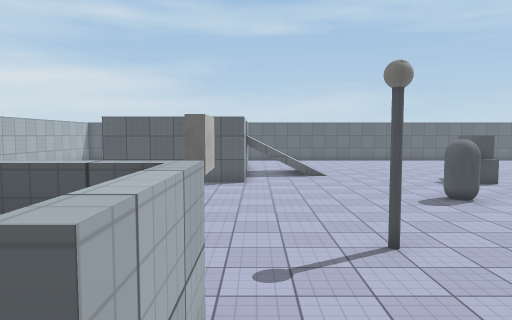
[1] (above)

24 first-person views from a walk through a Unity game level. The camera is 1.3 m above the floor, tilts 4° down and sees 70° across. The floor is counted in squares, 1 m on a side. Each view is taken from the middle of a square. On the plan, view 1 faces up. The plan holds only what a view shows up to about 15 squares ahead; the rest is blank. The place goes on beyond the plan. The player is left out. Surface patterns are stand-ins for the level's own textures.

[2]
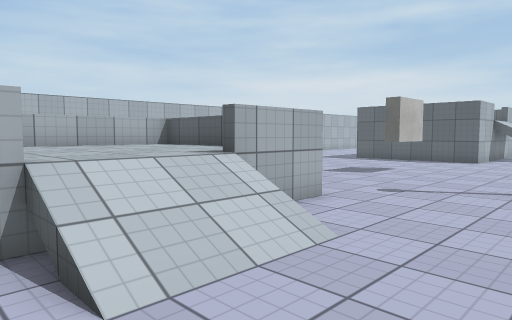

[3]
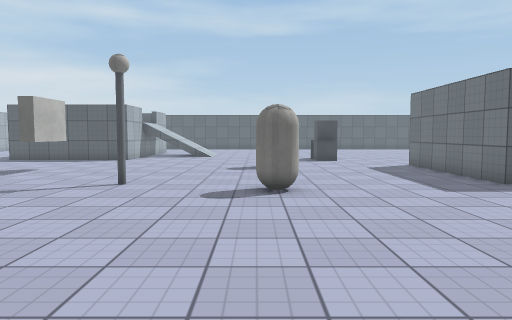

[4]
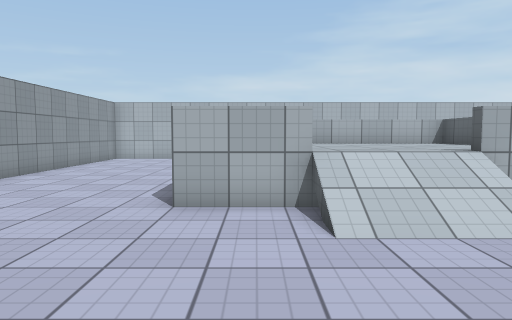

[5]
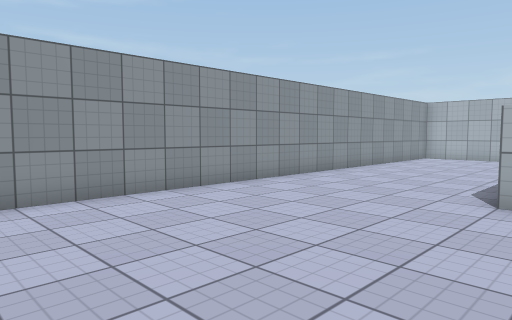

[6]
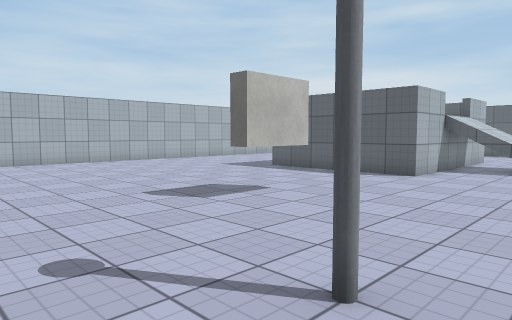

[7]
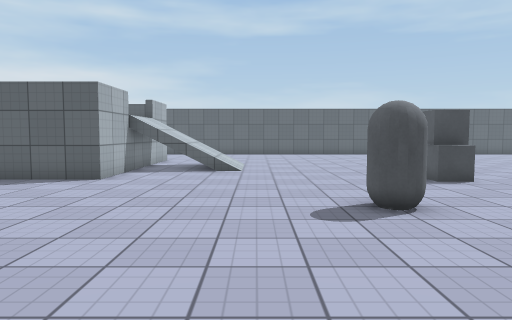

[8]
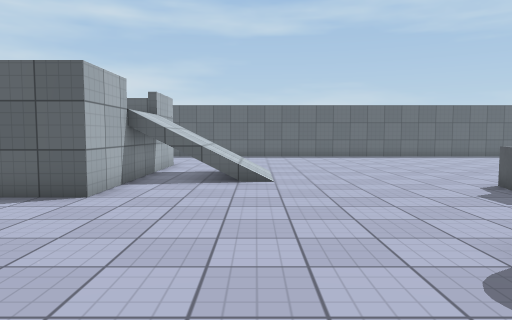

[9]
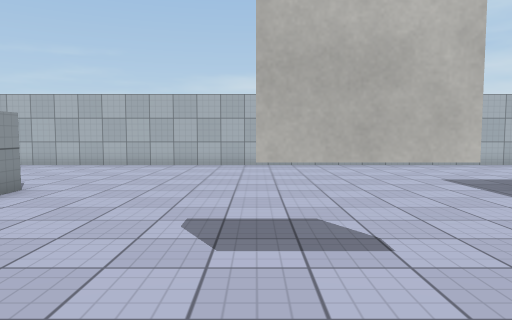

[10]
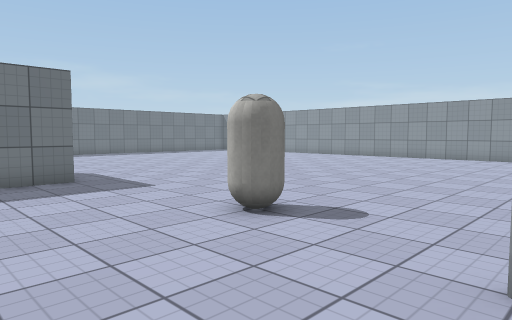

[11]
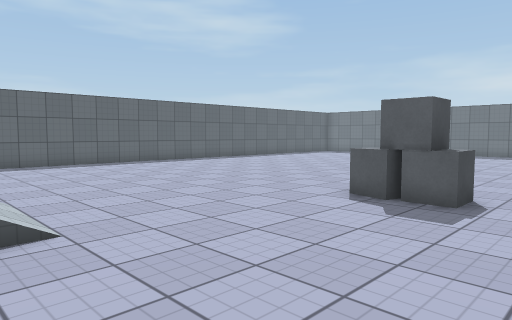

[12]
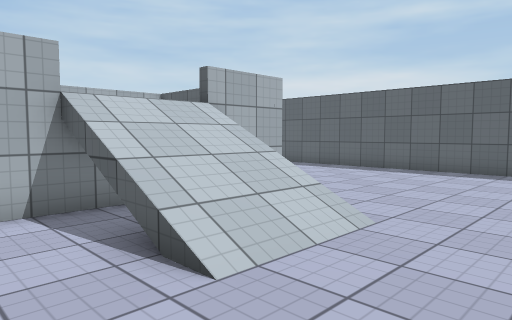

[13]
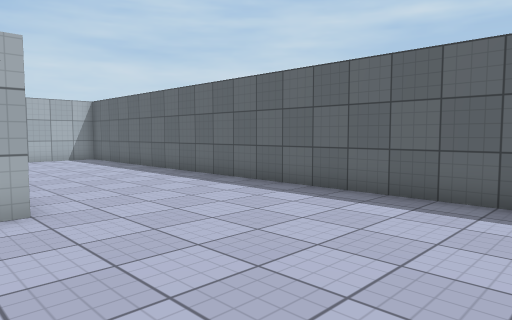

[14]
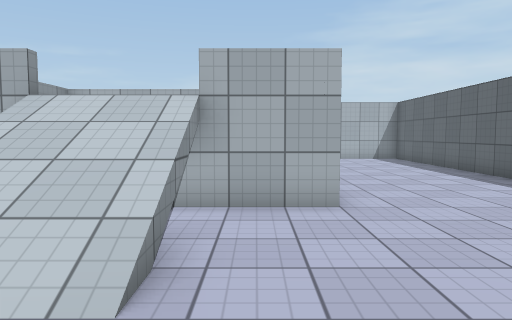

[15]
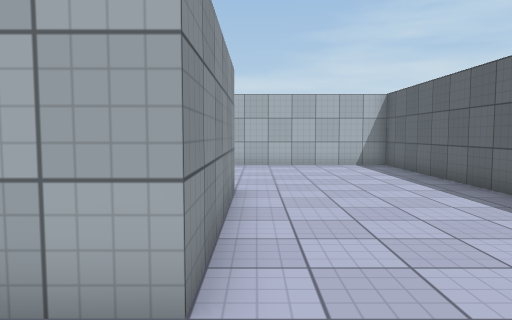

[16]
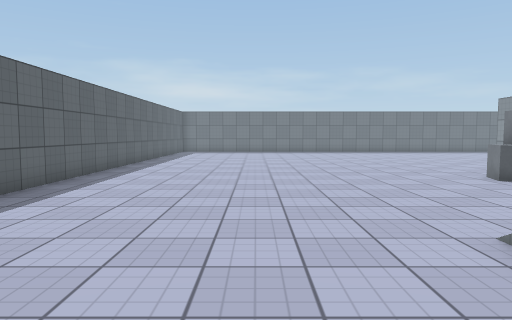

[17]
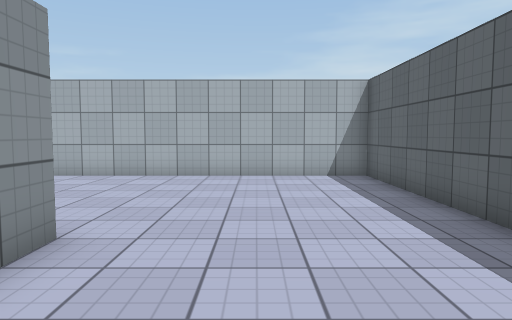

[18]
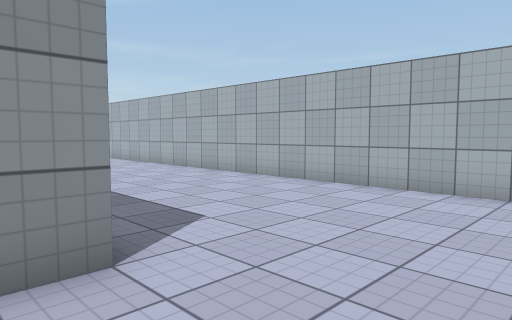

[19]
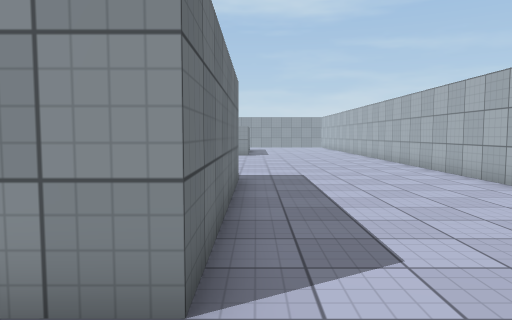

[20]
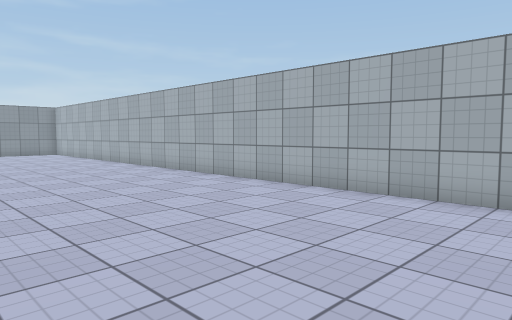

[21]
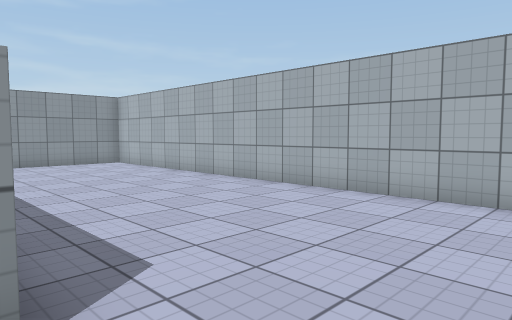

[22]
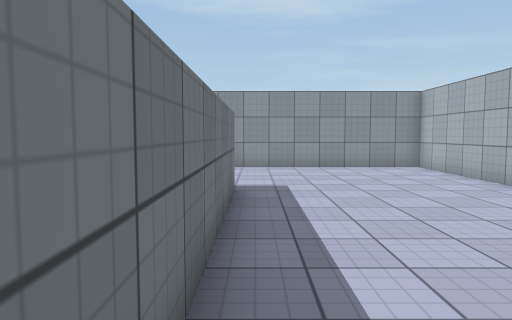

[23]
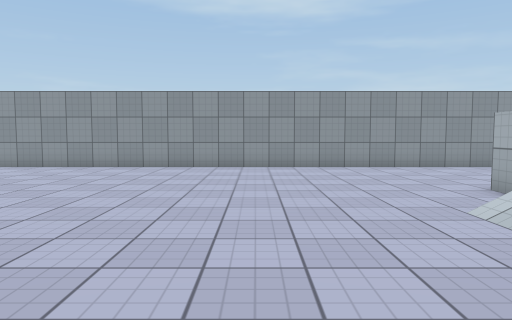

[24]
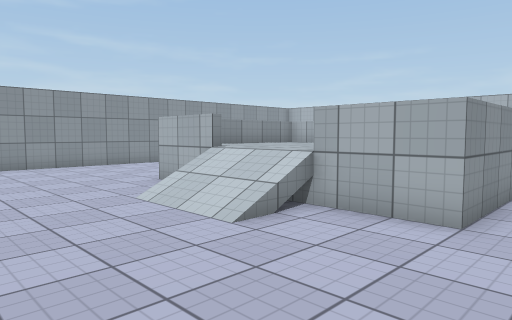

### Floor plan
Key: @ floor where view 1 was taken; # wall or solid block; x gap in a wall; . main floor; : floor 1 m higher than the main floor; / step, stairs or slope; = window, fence, low wall or low ledge; ^ raised ledge; T thing the floor can be seen under or through; O other object.
Columns run from 14 left of view 1 to 15 right of it. Each row starts with its distance up from view 1.
 30 #############################
 29 #............................
 28 #............................
 27 #............................
 26 #............................
 25 #............................
 24 #............................
 23 #.......#====#...............
 22 #.......=    =...............
 21 #.......=    #x/=/...........
 20 #.......=     ////...........
 19 #.......=     ////...........
 18 #.......=    #x///...........
 17 #.......=    =.........OO....
 16 #.......#====#.........OO.....
 15 #......................OO.....
 14 #........................
 13 #........................
 12 #...................OO.....#
 11 #........... T......OO.....#
 10 #........... T.............#
  9 #...........TT.............#
  8 #..........................#
  7 #...............OO.........#
  6 #...............OO..OO........
  5 #...................OO........
  4 #.............................
  3 #.......#====#................
  2 #.......=::::^................
  1 #.......=::::^=/......... ...
  0 #.......=:::::@/.........
 -1 #.......=::::://..........
 -2 #.......=::::#=/..........
 -3 #.......=::::^...........
 -4 #.......#^^^ ^............
 -5 #.........................
 -6 #..........................
 -7 #...........................
 -8 #...........................
 -9 #............................
-10 #.............................
-11 ##############################

Where each view was taken, in squares from view 1:
view 1: 0 up, 0 right, facing up
view 2: 3 down, 4 right, facing up-left
view 3: 3 down, 6 right, facing up
view 4: 3 down, 6 right, facing left
view 5: 3 down, 7 right, facing down-left
view 6: 4 up, 4 right, facing up-left
view 7: 5 up, 4 right, facing up
view 8: 8 up, 3 right, facing up
view 9: 9 up, 2 right, facing left
view 10: 10 up, 2 right, facing down-right
view 11: 13 up, 2 right, facing up-right
view 12: 16 up, 6 right, facing up-left
view 13: 22 up, 6 right, facing up-left
view 14: 22 up, 6 right, facing left
view 15: 24 up, 2 right, facing left
view 16: 24 up, 1 left, facing right
view 17: 26 up, 2 left, facing left
view 18: 27 up, 5 left, facing down-left
view 19: 26 up, 7 left, facing down
view 20: 15 up, 6 left, facing down-left
view 21: 6 up, 6 left, facing down-left
view 22: 4 up, 7 left, facing down
view 23: 4 up, 5 right, facing down
view 24: 5 up, 5 right, facing down-left
